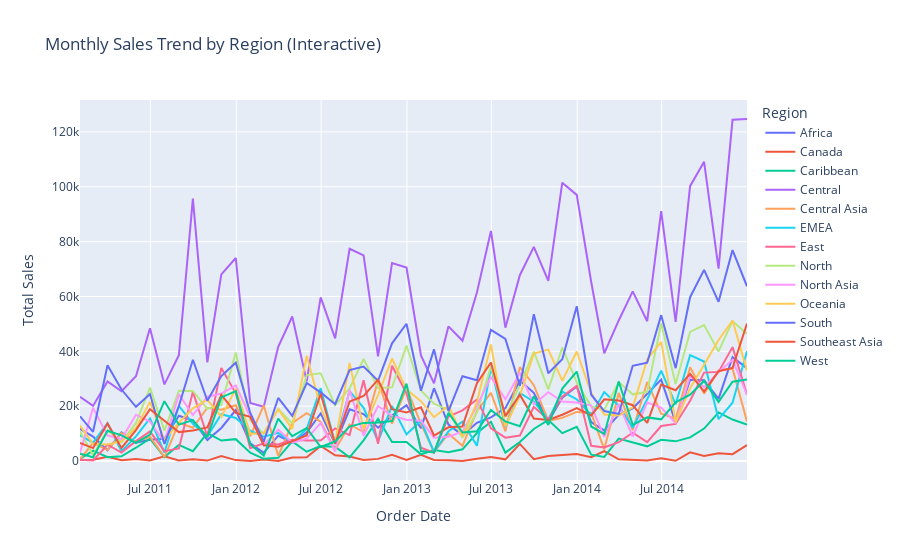

Notebook source saved alongside this figure:
### Markdown cell above
#### Plot Interaktif by Region - Bonus 2

### Code cell
if {"order_date", "sales", "region"}.issubset(df_clean.columns):
    monthly_region = (
        df_clean
        .set_index("order_date")
        .groupby("region")["sales"]
        .resample("M")
        .sum()
        .reset_index()
    )

    fig = px.line(
        monthly_region,
        x="order_date",
        y="sales",
        color="region",
        title="Monthly Sales Trend by Region (Interactive)",
        labels={"order_date": "Order Date", "sales": "Total Sales", "region": "Region"},
    )
    fig.show()
else:
    print("Kolom order_date / sales / region tidak lengkap.")
